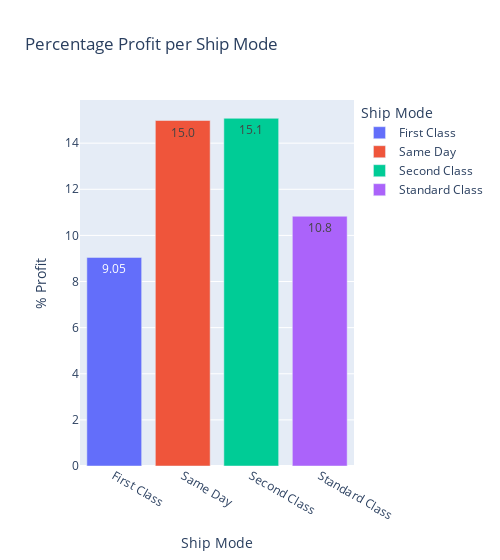

Notebook cell for this chart:
### Code cell
df_ship=df[['Ship Mode', '% Profit']].groupby('Ship Mode').mean()
df_ship=df_ship.reset_index()

fig = px.bar(df_ship, y='% Profit', x='Ship Mode', text_auto='.3s', width = 500,
             title="Percentage Profit per Ship Mode", color='Ship Mode')
fig.show()

### Figure 1 — Plotly figure (JSON) as saved in the notebook; plotly's stock layout.template omitted (floating-point values rounded to 4 significant figures)
{"data": [{"alignmentgroup": "True", "hovertemplate": "Ship Mode=%{x}<br>% Profit=%{y}<extra></extra>", "legendgroup": "First Class", "marker": {"color": "#636efa", "pattern": {"shape": ""}}, "name": "First Class", "offsetgroup": "First Class", "orientation": "v", "showlegend": true, "textposition": "auto", "texttemplate": "%{y:.3s}", "type": "bar", "x": ["First Class"], "xaxis": "x", "y": [9.045], "yaxis": "y"}, {"alignmentgroup": "True", "hovertemplate": "Ship Mode=%{x}<br>% Profit=%{y}<extra></extra>", "legendgroup": "Same Day", "marker": {"color": "#EF553B", "pattern": {"shape": ""}}, "name": "Same Day", "offsetgroup": "Same Day", "orientation": "v", "showlegend": true, "textposition": "auto", "texttemplate": "%{y:.3s}", "type": "bar", "x": ["Same Day"], "xaxis": "x", "y": [14.98], "yaxis": "y"}, {"alignmentgroup": "True", "hovertemplate": "Ship Mode=%{x}<br>% Profit=%{y}<extra></extra>", "legendgroup": "Second Class", "marker": {"color": "#00cc96", "pattern": {"shape": ""}}, "name": "Second Class", "offsetgroup": "Second Class", "orientation": "v", "showlegend": true, "textposition": "auto", "texttemplate": "%{y:.3s}", "type": "bar", "x": ["Second Class"], "xaxis": "x", "y": [15.08], "yaxis": "y"}, {"alignmentgroup": "True", "hovertemplate": "Ship Mode=%{x}<br>% Profit=%{y}<extra></extra>", "legendgroup": "Standard Class", "marker": {"color": "#ab63fa", "pattern": {"shape": ""}}, "name": "Standard Class", "offsetgroup": "Standard Class", "orientation": "v", "showlegend": true, "textposition": "auto", "texttemplate": "%{y:.3s}", "type": "bar", "x": ["Standard Class"], "xaxis": "x", "y": [10.83], "yaxis": "y"}], "layout": {"barmode": "relative", "legend": {"title": {"text": "Ship Mode"}, "tracegroupgap": 0}, "title": {"text": "Percentage Profit per Ship Mode"}, "width": 500, "xaxis": {"anchor": "y", "categoryarray": ["First Class", "Same Day", "Second Class", "Standard Class"], "categoryorder": "array", "domain": [0, 1], "title": {"text": "Ship Mode"}}, "yaxis": {"anchor": "x", "domain": [0, 1], "title": {"text": "% Profit"}}}}
